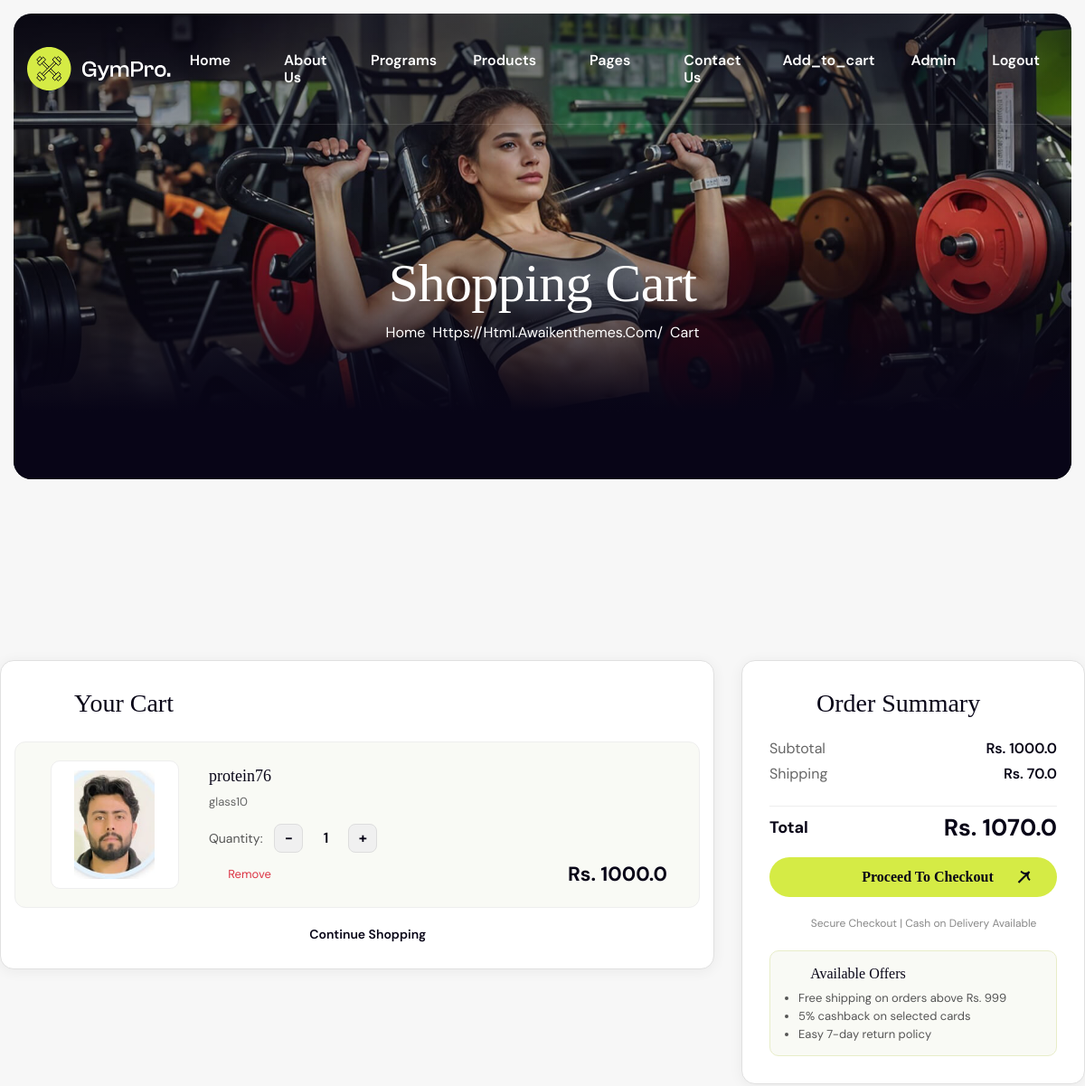
/showcart/ (signed in, upper part), run on an earlier commit of the app's database.
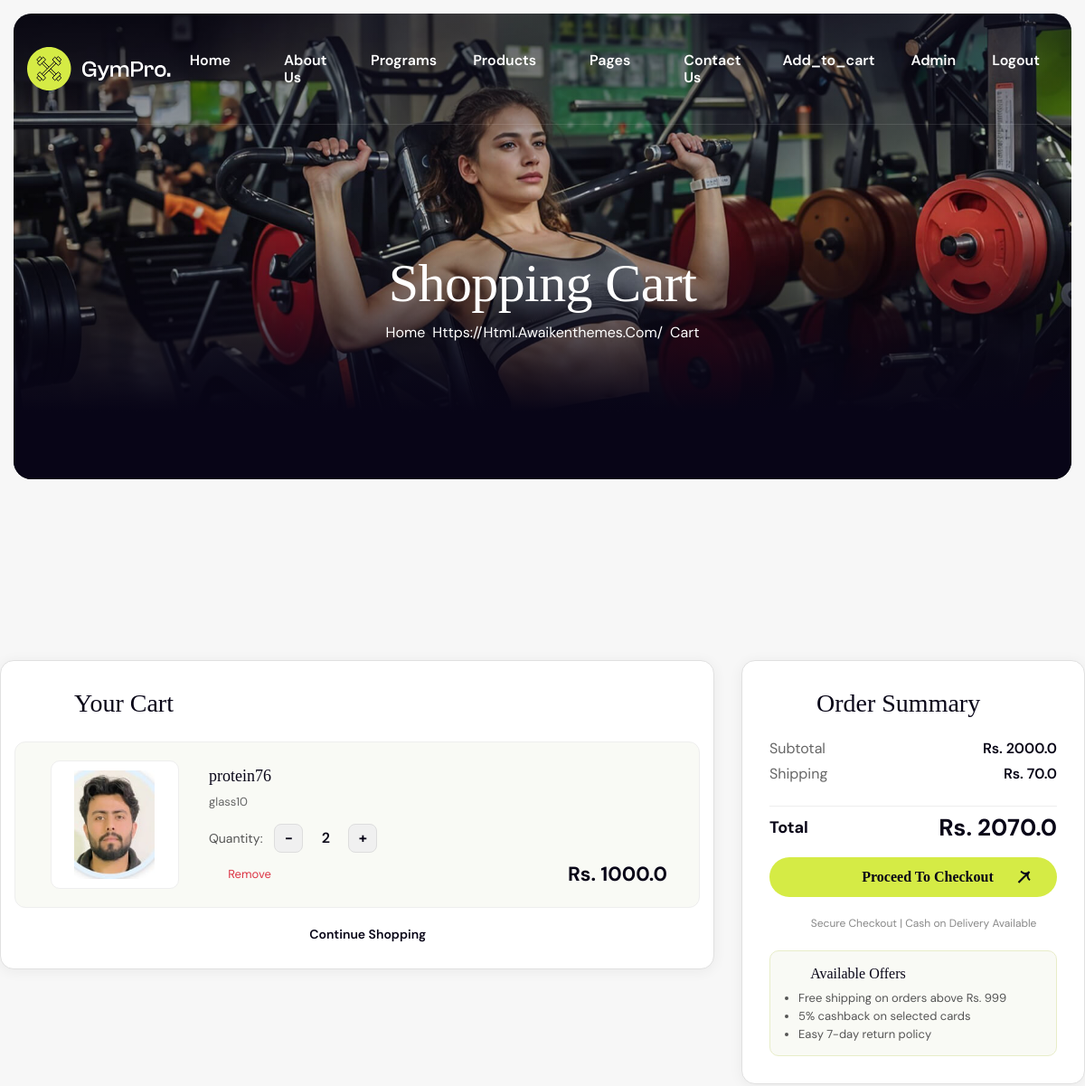
And on a later commit of the database.
### GYM/models.py (models this page shows, shortened)
class Cart(models.Model):
    user = models.ForeignKey(User,on_delete=models.CASCADE)
    product = models.ForeignKey(Product,on_delete=models.CASCADE)
    quantity = models.PositiveIntegerField(default=1)

class Product(models.Model):
    product_id = models.CharField(max_length=100)
    title = models.CharField(max_length = 200)
    selling_price = models.FloatField(max_length=200)
    discounted_price = models.FloatField(max_length=100)
    description = models.CharField(max_length=200)
    brand = models.CharField(max_length=200)
    category = models.CharField(choices=category_choices,max_length=100)
    product_image = models.ImageField()

### GYM/views.py (the view)
# urls.py: path('showcart/', views.showcart, name='showcart'),
def showcart(request):
    if request.user.is_authenticated:
        user = request.user
        cart = Cart.objects.filter(user=user)
        amount =0.0
        shipingamount = 70.0
        totalamount = 0.0
        if cart:
            for c in cart:
                tempamount = (c.quantity * c.product.discounted_price)
                amount += tempamount
            totalamount = amount + shipingamount
            return render(request,'GYM/addtocart.html', {'carts': cart, 'totalamount': totalamount , 'amount': amount,'shipingamount': shipingamount})
        else:
            return render(request,'GYM/emptycart.html')
    else :
        return render(request,'GYM/emptycart.html')

### GYM/templates/GYM/addtocart.html (shortened to what the changed rows need)
{% extends 'GYM/base.html' %}
{% load static %}
{% block content %}
    <div class="page-header bg-section dark-section parallaxie">
        <div class="container">
            <div class="row">
                <div class="col-lg-12">
                    <div class="page-header-box">
                        <h1 class="text-anime-style-3" data-cursor="-opaque">Shopping Cart</h1>
                    </div>
                </div>
            </div>
        </div>
    </div>
    <section class="page-program-single">
        <div class="container" style="padding: 80px 0;">
            <div class="row">
                <div class="col-lg-8 mb-4">
                    <div class="wow fadeInUp" style="background: #fff; border: 1px solid #e0e0e0; border-radius: 15px; padding: 30px; box-shadow: 0 2px 15px rgba(0,0,0,0.06);">
                        {% for cart in carts %}
                        <div class="row align-items-center" style="background: #f9faf5; border: 1px solid #eee; border-radius: 12px; padding: 20px; margin-bottom: 15px;">
                            <div class="col-sm-3 col-4 text-center">
                                <div style="background: #fff; border-radius: 10px; padding: 10px; display: inline-block; border: 1px solid #eee;">
                                    <img src="{{ cart.product.product_image.url }}" alt="{{ cart.product.title }}" style="width: 120px; height: 120px; object-fit: contain; border-radius: 8px;">
                                </div>
                            </div>
                            <div class="col-sm-9 col-8">
                                <div style="display: flex; flex-direction: column; gap: 8px;">
                                    <h5 style="color: var(--primary-color); margin: 0; font-size: 18px;">{{ cart.product.title }}</h5>
                                    <p style="color: #666; font-size: 13px; margin: 0; display: -webkit-box; -webkit-line-clamp: 2; -webkit-box-orient: vertical; overflow: hidden;">{{ cart.product.description }}</p>
                                    <div style="display: flex; align-items: center; gap: 5px; margin-top: 5px;">
                                        <span style="color: #555; font-size: 14px; margin-right: 8px;">Quantity:</span>
                                        <a href="{% url 'minus_cart' %}?prod_id={{ cart.product.id }}" style="width: 32px; height: 32px; display: inline-flex; align-items: center; justify-content: center; background: #f0f0f0; border: 1px solid #ddd; border-radius: 8px; color: var(--primary-color); text-decoration: none; font-size: 16px; font-weight: 700; transition: all 0.3s ease;">−</a>
                                        <span style="width: 40px; text-align: center; color: var(--primary-color); font-size: 16px; font-weight: 600;">{{ cart.quantity }}</span>
                                        <a href="{% url 'plus_cart' %}?prod_id={{ cart.product.id }}" style="width: 32px; height: 32px; display: inline-flex; align-items: center; justify-content: center; background: #f0f0f0; border: 1px solid #ddd; border-radius: 8px; color: var(--primary-color); text-decoration: none; font-size: 16px; font-weight: 700; transition: all 0.3s ease;">+</a>
                                    </div>
                                    <div style="display: flex; justify-content: space-between; align-items: center; margin-top: 8px;">
                                        <a href="{% url 'remove_cart' %}?prod_id={{ cart.product.id }}" style="color: #dc3545; font-size: 13px; text-decoration: none; display: inline-flex; align-items: center; gap: 5px; transition: all 0.3s ease;">
                                            <i class="fas fa-trash-alt"></i> Remove
                                        </a>
                                        <span style="font-size: 22px; font-weight: 700; color: var(--primary-color);">Rs. {{ cart.product.discounted_price }}</span>
                                    </div>
                                </div>
                            </div>
                        </div>
                        {% endfor %}
                    </div>
                </div>
                <div class="col-lg-4">
                    <div class="wow fadeInUp" data-wow-delay="0.2s" style="background: #fff; border: 1px solid #e0e0e0; border-radius: 15px; padding: 30px; position: sticky; top: 100px; box-shadow: 0 2px 15px rgba(0,0,0,0.06);">
                        <div style="border-bottom: 1px solid #eee; padding-bottom: 15px; margin-bottom: 15px;">
                            <div style="display: flex; justify-content: space-between; margin-bottom: 12px;">
                                <span style="color: #666;">Subtotal</span>
                                <span style="color: var(--primary-color); font-weight: 600;">Rs. {{ amount }}</span>
                            </div>
                        </div>
                        <div style="display: flex; justify-content: space-between; align-items: center; margin-bottom: 25px;">
                            <span style="color: var(--primary-color); font-size: 18px; font-weight: 700;">Total</span>
                            <span style="color: var(--primary-color); font-size: 26px; font-weight: 700;">Rs. {{ totalamount }}</span>
                        </div>
                    </div>
                </div>
            </div>
        </div>
    </section>
{% endblock %}

What changed in the data, as far as the page shows it:
changed Cart "protein76": quantity "1" → "2"
Also different on the page:
{{ amount }}: "1000.0" → "2000.0"
{{ totalamount }}: "1070.0" → "2070.0"
